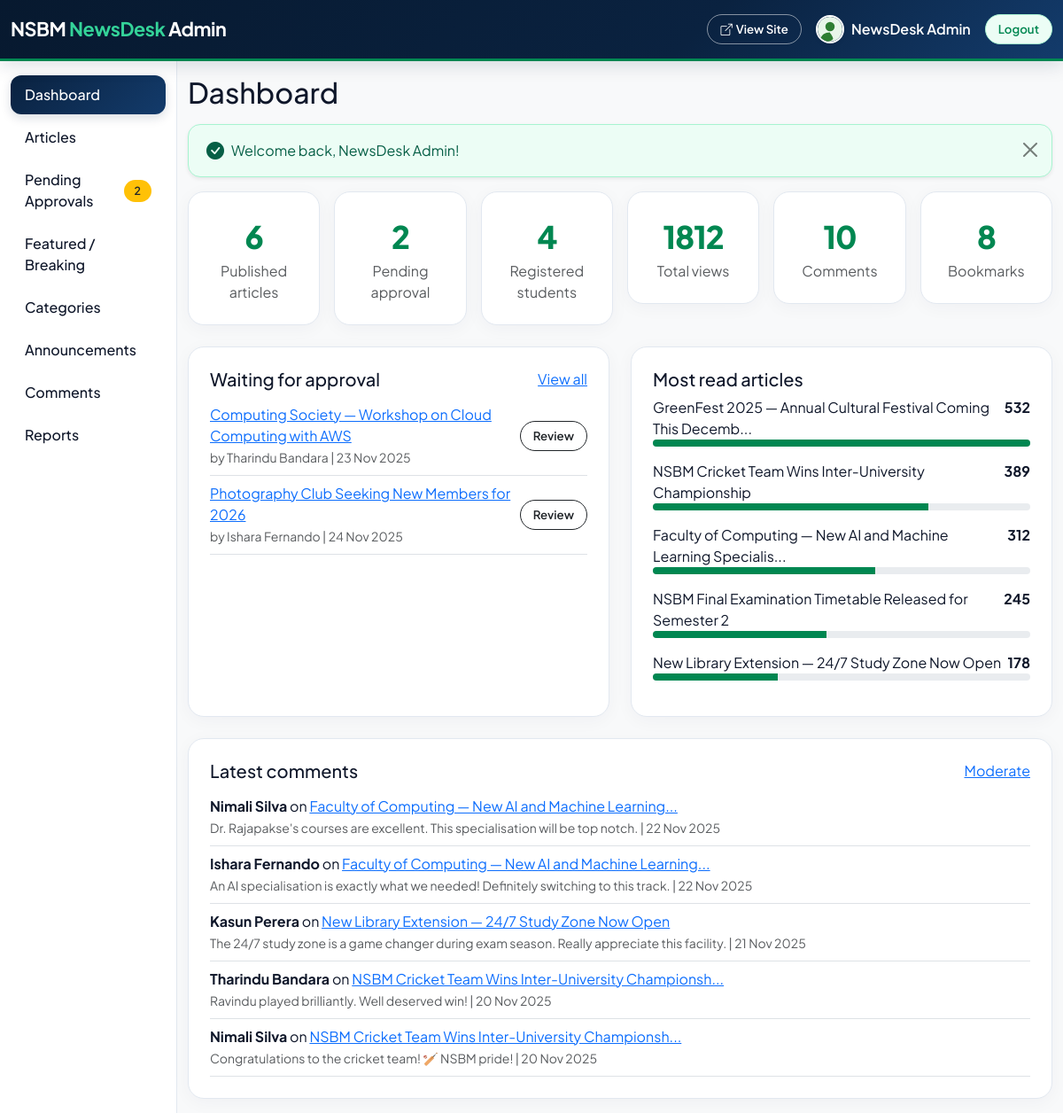
/admin/index.php (signed in), run on the app's committed database.
### tables this page shows
CREATE TABLE articles (
  id          INT UNSIGNED AUTO_INCREMENT PRIMARY KEY,
  title       VARCHAR(200) NOT NULL,
  body        TEXT NOT NULL,
  image       VARCHAR(255) NULL,
  category_id INT UNSIGNED NOT NULL,
  author_id   INT UNSIGNED NOT NULL,
  status      ENUM('pending','approved','rejected') NOT NULL DEFAULT 'pending',
  is_featured TINYINT(1) NOT NULL DEFAULT 0,
  is_breaking TINYINT(1) NOT NULL DEFAULT 0,
  views       INT UNSIGNED NOT NULL DEFAULT 0,
  created_at  TIMESTAMP NOT NULL DEFAULT CURRENT_TIMESTAMP,
  updated_at  TIMESTAMP NOT NULL DEFAULT CURRENT_TIMESTAMP ON UPDATE CURRENT_TIMESTAMP,
  INDEX idx_status_date (status, created_at),
  CONSTRAINT fk_art_cat  FOREIGN KEY (category_id) REFERENCES categories(id) ON DELETE RESTRICT,
  CONSTRAINT fk_art_user FOREIGN KEY (author_id)   REFERENCES users(id)      ON DELETE CASCADE
);

CREATE TABLE users (
  id            INT UNSIGNED AUTO_INCREMENT PRIMARY KEY,
  name          VARCHAR(100) NOT NULL,
  student_id    VARCHAR(12)  NOT NULL UNIQUE,
  email         VARCHAR(150) NOT NULL UNIQUE,
  password_hash VARCHAR(255) NOT NULL,
  role          ENUM('admin','student') NOT NULL DEFAULT 'student',
  profile_photo VARCHAR(255) NULL DEFAULT NULL,
  created_at    TIMESTAMP NOT NULL DEFAULT CURRENT_TIMESTAMP
);

CREATE TABLE comments (
  id         INT UNSIGNED AUTO_INCREMENT PRIMARY KEY,
  article_id INT UNSIGNED NOT NULL,
  user_id    INT UNSIGNED NOT NULL,
  body       TEXT NOT NULL,
  status     ENUM('visible','hidden') NOT NULL DEFAULT 'visible',
  created_at TIMESTAMP NOT NULL DEFAULT CURRENT_TIMESTAMP,
  CONSTRAINT fk_com_art  FOREIGN KEY (article_id) REFERENCES articles(id) ON DELETE CASCADE,
  CONSTRAINT fk_com_user FOREIGN KEY (user_id)    REFERENCES users(id)    ON DELETE CASCADE
);

### includes/auth.php (called while the page is built, shortened)
<?php
function e($text) {
    return htmlspecialchars((string)$text, ENT_QUOTES, 'UTF-8');
}
function excerpt($text, $length = 140) {
    $text = trim(strip_tags($text));
    if (mb_strlen($text) > $length) {
        return mb_substr($text, 0, $length) . '...';
    }
    return $text;
}
function fmt_date($date) {
    return date('d M Y', strtotime($date));
}

### admin/index.php (the view, shortened to what this page needs)
<?php
require_once __DIR__ . '/../includes/admin_header.php';
require_once __DIR__ . '/../includes/admin_navbar.php';
function count_rows($pdo, $sql) {
    try {
        return (int)$pdo->query($sql)->fetchColumn();
    } catch (Exception $e) {
        return 0;
    }
}
$stats = [
    'Published articles' => count_rows($pdo, "SELECT COUNT(*) FROM articles WHERE status = 'approved'"),
    'Pending approval' => count_rows($pdo, "SELECT COUNT(*) FROM articles WHERE status = 'pending'"),
    'Registered students' => count_rows($pdo, "SELECT COUNT(*) FROM users WHERE role = 'student'"),
    'Total views' => count_rows($pdo, "SELECT COALESCE(SUM(views), 0) FROM articles"),
    'Comments' => count_rows($pdo, "SELECT COUNT(*) FROM comments"),
    'Bookmarks' => count_rows($pdo, "SELECT COUNT(*) FROM bookmarks")
];
$pending = $pdo->query("SELECT a.id, a.title, a.created_at, u.name AS author FROM articles a
                        JOIN users u ON u.id = a.author_id
                        WHERE a.status = 'pending' ORDER BY a.created_at ASC LIMIT 5")->fetchAll();
$top = $pdo->query("SELECT id, title, views FROM articles WHERE status = 'approved' ORDER BY views DESC LIMIT 5")->fetchAll();
$maxViews = max(1, (int)($top[0]['views'] ?? 1));
try {
    $recent = $pdo->query("SELECT m.body, m.created_at, u.name, a.title, a.id AS aid FROM comments m
                           JOIN users u ON u.id = m.user_id
                           JOIN articles a ON a.id = m.article_id
                           ORDER BY m.created_at DESC LIMIT 5")->fetchAll();
} catch (Exception $e) {
    $recent = [];
}
?>
<div class="row g-3 mb-4">
  <?php foreach ($stats as $label => $number): ?>
    <div class="col-6 col-lg-4 col-xl-2">
      <div class="box text-center">
        <div class="big-number"><?= number_format($number) ?></div>
        <div class="text-muted"><?= $label ?></div>
      </div>
    </div>
  <?php endforeach; ?>
</div>
<div class="row g-4">
  <div class="col-lg-6">
    <div class="box h-100">
      <div class="d-flex justify-content-between">
        <h5>Waiting for approval</h5>
        <a href="pending.php">View all</a>
      </div>
      <?php foreach ($pending as $p): ?>
        <div class="d-flex justify-content-between border-bottom py-2">
          <div>
            <a href="../article.php?id=<?= (int)$p['id'] ?>"><?= e($p['title']) ?></a><br>
            <small class="text-muted">by <?= e($p['author']) ?> | <?= fmt_date($p['created_at']) ?></small>
          </div>
          <a class="btn btn-sm btn-outline-dark align-self-center" href="pending.php">Review</a>
        </div>
      <?php endforeach; ?>
    </div>
  </div>
  <div class="col-lg-6">
    <div class="box h-100">
      <h5>Most read articles</h5>
      <?php foreach ($top as $t): ?>
        <div class="mb-3">
          <div class="d-flex justify-content-between">
            <span><?= e(excerpt($t['title'], 60)) ?></span>
            <strong><?= (int)$t['views'] ?></strong>
          </div>
          <div class="progress" style="height: 8px;">
            <div class="progress-bar bg-success" style="width: <?= round($t['views'] / $maxViews * 100) ?>%"></div>
          </div>
        </div>
      <?php endforeach; ?>
    </div>
  </div>
  <div class="col-12">
    <div class="box">
      <div class="d-flex justify-content-between">
        <h5>Latest comments</h5>
        <a href="comments.php">Moderate</a>
      </div>
      <?php foreach ($recent as $c): ?>
        <div class="border-bottom py-2">
          <strong><?= e($c['name']) ?></strong> on <a href="../article.php?id=<?= (int)$c['aid'] ?>"><?= e(excerpt($c['title'], 50)) ?></a><br>
          <small class="text-muted"><?= e(excerpt($c['body'], 120)) ?> | <?= fmt_date($c['created_at']) ?></small>
        </div>
      <?php endforeach; ?>
    </div>
  </div>
</div>
<?php require __DIR__ . '/../includes/admin_footer.php'; ?>

### assests/css/style.css (style rules this page uses)
:root { --nsbm-navy: #0a2240; --nsbm-navy-dark: #07192f; --nsbm-navy-light: #133b6b; --nsbm-blue-accent: #2563eb; --green: #008751; --dark-green: #006b40; --light-green: #10b981; --green-mint: #34d399; --green-subtle: #ecfdf5; --bg-page: #f8fafc; --card-bg: #ffffff; --border-color: #e2e8f0; --text-main: #0f172a; --text-muted: #64748b; --bs-success: #008751; --bs-success-rgb: 0, 135, 81; --bs-primary: #0a2240; --bs-primary-rgb: 10, 34, 64; }
body { font-family: 'Plus Jakarta Sans', system-ui, -apple-system, BlinkMacSystemFont, "Segoe UI", Roboto, sans-serif; background-color: var(--bg-page); color: var(--text-main); -webkit-font-smoothing: antialiased; }
.btn { border-radius: 50px; font-weight: 600; padding: 8px 20px; font-size: 0.92rem; transition: all 0.25s cubic-bezier(0.16, 1, 0.3, 1); }
.btn-sm { padding: 6px 14px; font-size: 0.83rem; }
.box { background-color: var(--card-bg); border: 1px solid var(--border-color); border-radius: 18px; padding: 24px; box-shadow: 0 4px 20px rgba(10, 34, 64, 0.04); transition: all 0.3s ease; }
.big-number { font-size: 2.2rem; font-weight: 800; color: var(--green); letter-spacing: -0.03em; }

### data on the page
articles: title "Computing Society — Workshop on Cloud Computing with AWS", author.name "Tharindu Bandara", created_at "23 Nov 2025"
articles: title "Photography Club Seeking New Members for 2026", author.name "Ishara Fernando", created_at "24 Nov 2025"
articles: title "GreenFest 2025 — Annual Cultural Festival Coming This Decemb...", views "532"
articles: title "NSBM Cricket Team Wins Inter-University Championship", views "389", $t['views'] / $maxViews * 100 73 (drawn)
articles: title "Faculty of Computing — New AI and Machine Learning Specialis...", views "312", $t['views'] / $maxViews * 100 59 (drawn)
articles: title "NSBM Final Examination Timetable Released for Semester 2", views "245", $t['views'] / $maxViews * 100 46 (drawn)
articles: title "New Library Extension — 24/7 Study Zone Now Open", views "178", $t['views'] / $maxViews * 100 33 (drawn)
comments: user.name "Nimali Silva", article.title "Faculty of Computing — New AI and Machine Learning...", body "Dr. Rajapakse's courses are excellent. This specialisation will be top notch.", created_at "22 Nov 2025"
comments: user.name "Ishara Fernando", article.title "Faculty of Computing — New AI and Machine Learning...", body "An AI specialisation is exactly what we needed! Definitely switching to this track.", created_at "22 Nov 2025"
comments: user.name "Kasun Perera", article.title "New Library Extension — 24/7 Study Zone Now Open", body "The 24/7 study zone is a game changer during exam season. Really appreciate this facility.", created_at "21 Nov 2025"
comments: user.name "Tharindu Bandara", article.title "NSBM Cricket Team Wins Inter-University Championsh...", body "Ravindu played brilliantly. Well deserved win!", created_at "20 Nov 2025"
comments: user.name "Nimali Silva", article.title "NSBM Cricket Team Wins Inter-University Championsh...", body "Congratulations to the cricket team! 🏏 NSBM pride!", created_at "20 Nov 2025"

### other printed values
user()['name'] "NewsDesk Admin"
$link[1] "Dashboard"
$link[1] "Articles"
$link[1] "Pending Approvals"
$pendingCount "2"
$link[1] "Featured / Breaking"
$link[1] "Categories"
$link[1] "Announcements"
$link[1] "Comments"
$link[1] "Reports"
$adminTitle "Dashboard"
$f[1] "Welcome back, NewsDesk Admin!"
$number "6"
$label "Published articles"
$number "2"
